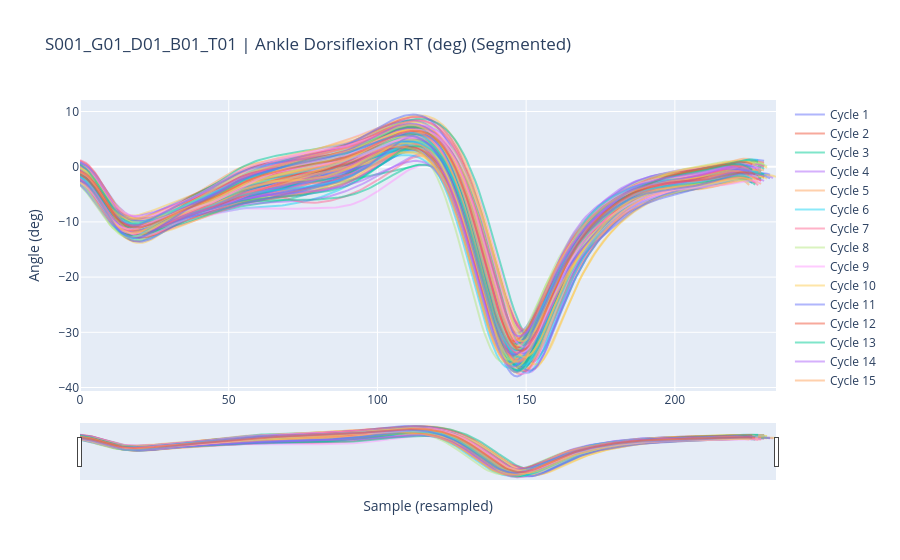
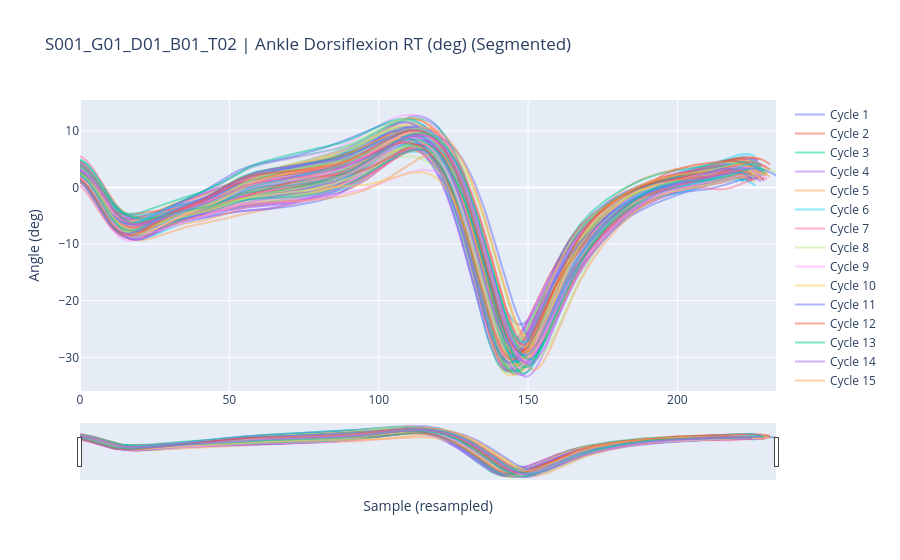
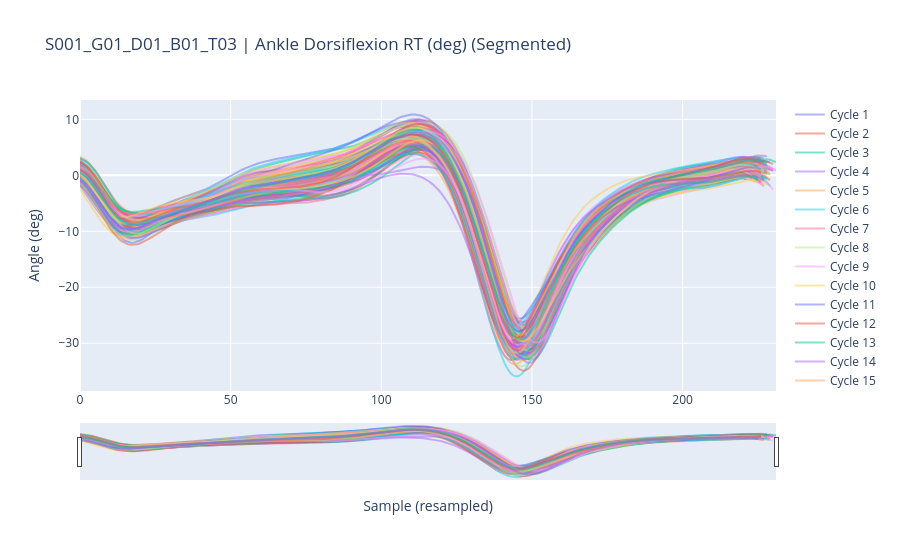
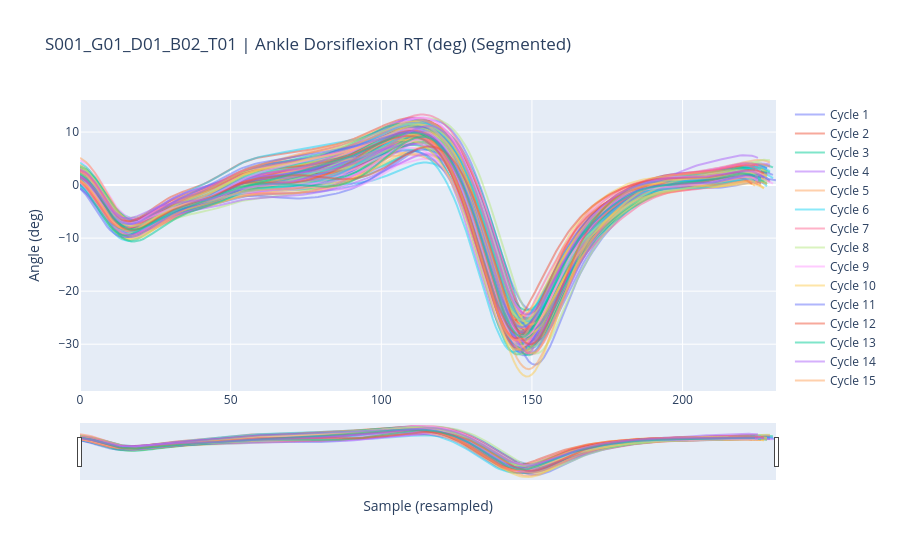

Write notebook code for charts like these, in order.
### Markdown cell above
### Usage

### Code cell
from Data_loader import iter_trial_paths

#One patient all trials 
signal_col = "Ankle Dorsiflexion RT (deg)"
group_code = "G01"
patient_folder = "C:\\Users\\57316\\OneDrive\\Escritorio\\2025-I\\TRABAJO DE GRADO I\\DATA SETS\\G01\\S001"
patient_id = "S001"
for day, block, trial, path in iter_trial_paths(patient_folder, patient_id, group_code):
    result = load_signal(patient_id, group_code, day, block, trial, signal_col, version='trimmed')
    if result is not None:
        plot_trial(patient_id, group_code, day, block, trial, signal_col, version='trimmed', normalized=False, segmented=True, save_plots=False, results_dir='Results visualization')
